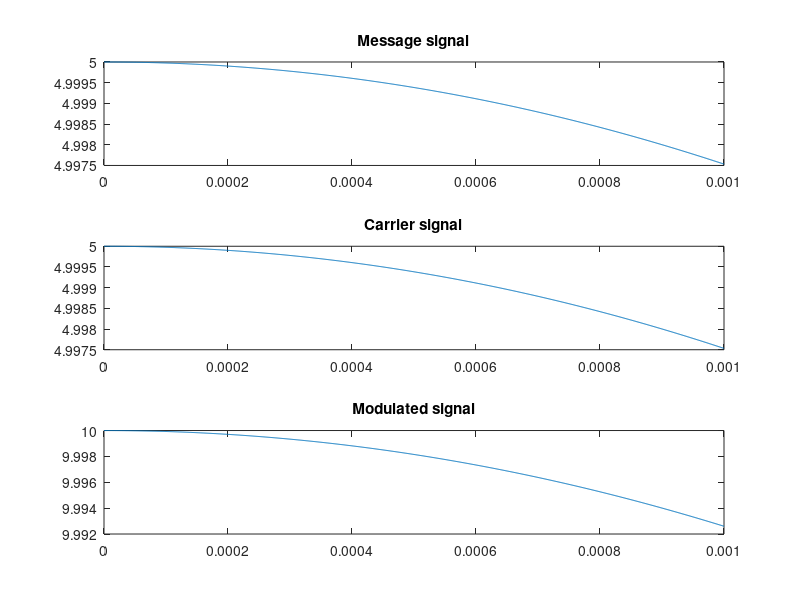

Here is the MATLAB script that generated this plot:
clc;
am=input('Enter amplitude of message signal: ');
ac=input('Enter amplitude of carrier signal: ');
fm=input('Enter frequency of message signal: ');
fc=input('Enter frequency of carrier signal: ');
t=0:0.000001:0.001;

%plotting message signal
mt=am*cos(2*pi*fm*t);
subplot(3,1,1);
plot(t,mt);
title('Message signal');

%plotting carrier signal
ct=ac*cos(2*pi*fc*t);
subplot(3,1,2);
plot(t,ct);
title('Carrier signal');

%plotting AM signal
mi=am/ac;
st=(ac+mi*mt).*cos(2*pi*fc*t);
subplot(3,1,3);
plot(t,st);
title('Modulated signal');
